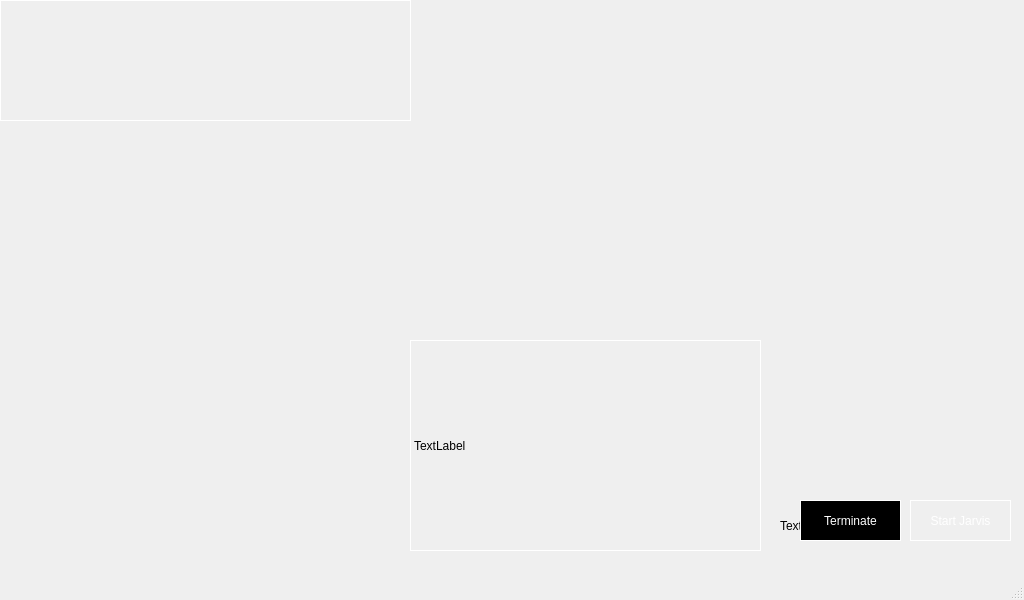
<?xml version="1.0" encoding="UTF-8"?>
<ui version="4.0">
 <class>MainWindow</class>
 <widget class="QMainWindow" name="MainWindow">
  <property name="geometry">
   <rect>
    <x>0</x>
    <y>0</y>
    <width>1024</width>
    <height>600</height>
   </rect>
  </property>
  <property name="windowTitle">
   <string>MainWindow</string>
  </property>
  <widget class="QWidget" name="centralwidget">
   <widget class="QLabel" name="label">
    <property name="geometry">
     <rect>
      <x>-10</x>
      <y>20</y>
      <width>1031</width>
      <height>571</height>
     </rect>
    </property>
    <property name="text">
     <string/>
    </property>
    <property name="pixmap">
     <pixmap>C:/Users/Admin/Downloads/Black_Template.jpg</pixmap>
    </property>
   </widget>
   <widget class="QLabel" name="label_2">
    <property name="geometry">
     <rect>
      <x>0</x>
      <y>140</y>
      <width>411</width>
      <height>291</height>
     </rect>
    </property>
    <property name="styleSheet">
     <string notr="true"/>
    </property>
    <property name="text">
     <string/>
    </property>
    <property name="pixmap">
     <pixmap>C:/Users/Admin/Downloads/voice.gif</pixmap>
    </property>
   </widget>
   <widget class="QLabel" name="label_4">
    <property name="geometry">
     <rect>
      <x>780</x>
      <y>510</y>
      <width>101</width>
      <height>31</height>
     </rect>
    </property>
    <property name="text">
     <string>TextLabel</string>
    </property>
   </widget>
   <widget class="QLabel" name="label_6">
    <property name="geometry">
     <rect>
      <x>0</x>
      <y>0</y>
      <width>411</width>
      <height>121</height>
     </rect>
    </property>
    <property name="styleSheet">
     <string notr="true">color: rgb(255, 255, 255);
border : 1px solid white</string>
    </property>
    <property name="text">
     <string/>
    </property>
    <property name="pixmap">
     <pixmap>C:/Users/Admin/Downloads/initial.gif</pixmap>
    </property>
    <property name="scaledContents">
     <bool>false</bool>
    </property>
   </widget>
   <widget class="QLabel" name="label_7">
    <property name="geometry">
     <rect>
      <x>410</x>
      <y>0</y>
      <width>601</width>
      <height>331</height>
     </rect>
    </property>
    <property name="text">
     <string/>
    </property>
    <property name="pixmap">
     <pixmap>C:/Users/Admin/Downloads/Hero_Template.gif</pixmap>
    </property>
    <property name="scaledContents">
     <bool>true</bool>
    </property>
   </widget>
   <widget class="QLabel" name="label_8">
    <property name="geometry">
     <rect>
      <x>410</x>
      <y>340</y>
      <width>351</width>
      <height>211</height>
     </rect>
    </property>
    <property name="styleSheet">
     <string notr="true">border : 1px solid white</string>
    </property>
    <property name="text">
     <string>TextLabel</string>
    </property>
   </widget>
   <widget class="QPushButton" name="pushButton">
    <property name="geometry">
     <rect>
      <x>800</x>
      <y>500</y>
      <width>101</width>
      <height>41</height>
     </rect>
    </property>
    <property name="styleSheet">
     <string notr="true">color: rgb(255, 255, 255);
border:1px solid white;
background-color: rgb(0, 0, 0);</string>
    </property>
    <property name="text">
     <string>Terminate</string>
    </property>
   </widget>
   <widget class="QPushButton" name="pushButton_2">
    <property name="geometry">
     <rect>
      <x>910</x>
      <y>500</y>
      <width>101</width>
      <height>41</height>
     </rect>
    </property>
    <property name="styleSheet">
     <string notr="true">color: rgb(255, 255, 255);
border: 1px solid white </string>
    </property>
    <property name="text">
     <string>Start Jarvis</string>
    </property>
   </widget>
  </widget>
  <widget class="QMenuBar" name="menubar">
   <property name="geometry">
    <rect>
     <x>0</x>
     <y>0</y>
     <width>1024</width>
     <height>21</height>
    </rect>
   </property>
  </widget>
  <widget class="QStatusBar" name="statusbar"/>
 </widget>
 <resources/>
 <connections/>
</ui>
